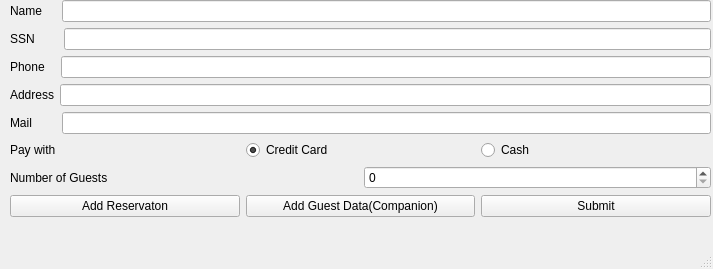
<?xml version="1.0" encoding="UTF-8"?>
<ui version="4.0">
 <class>ReserveRoom</class>
 <widget class="QMainWindow" name="ReserveRoom">
  <property name="geometry">
   <rect>
    <x>0</x>
    <y>0</y>
    <width>713</width>
    <height>269</height>
   </rect>
  </property>
  <property name="windowTitle">
   <string>MainWindow</string>
  </property>
  <widget class="QWidget" name="centralwidget">
   <widget class="QWidget" name="layoutWidget">
    <property name="geometry">
     <rect>
      <x>10</x>
      <y>0</y>
      <width>701</width>
      <height>220</height>
     </rect>
    </property>
    <layout class="QGridLayout" name="gridLayout">
     <item row="0" column="0">
      <layout class="QHBoxLayout" name="horizontalLayout_8">
       <item>
        <widget class="QLabel" name="label">
         <property name="text">
          <string>Name    </string>
         </property>
        </widget>
       </item>
       <item>
        <widget class="QLineEdit" name="lineEdit_Name"/>
       </item>
      </layout>
     </item>
     <item row="2" column="0">
      <layout class="QHBoxLayout" name="horizontalLayout_6">
       <item>
        <widget class="QLabel" name="Phone">
         <property name="text">
          <string>Phone   </string>
         </property>
        </widget>
       </item>
       <item>
        <widget class="QLineEdit" name="lineEdit_Phone"/>
       </item>
      </layout>
     </item>
     <item row="7" column="0">
      <layout class="QHBoxLayout" name="horizontalLayout">
       <item>
        <widget class="QPushButton" name="AddReservation">
         <property name="text">
          <string>Add Reservaton</string>
         </property>
        </widget>
       </item>
       <item>
        <widget class="QPushButton" name="addGuestData">
         <property name="text">
          <string>Add Guest Data(Companion)</string>
         </property>
        </widget>
       </item>
       <item>
        <widget class="QPushButton" name="Submit">
         <property name="text">
          <string>Submit</string>
         </property>
        </widget>
       </item>
      </layout>
     </item>
     <item row="5" column="0">
      <layout class="QHBoxLayout" name="horizontalLayout_3">
       <item>
        <widget class="QLabel" name="Pay">
         <property name="text">
          <string>Pay with</string>
         </property>
        </widget>
       </item>
       <item>
        <widget class="QRadioButton" name="Credit">
         <property name="text">
          <string>Credit Card</string>
         </property>
         <property name="checked">
          <bool>true</bool>
         </property>
        </widget>
       </item>
       <item>
        <widget class="QRadioButton" name="Cash">
         <property name="text">
          <string>Cash</string>
         </property>
        </widget>
       </item>
      </layout>
     </item>
     <item row="4" column="0">
      <layout class="QHBoxLayout" name="horizontalLayout_4">
       <item>
        <widget class="QLabel" name="Mail">
         <property name="text">
          <string>Mail       </string>
         </property>
        </widget>
       </item>
       <item>
        <widget class="QLineEdit" name="lineEdit_Mail"/>
       </item>
      </layout>
     </item>
     <item row="1" column="0">
      <layout class="QHBoxLayout" name="horizontalLayout_7">
       <item>
        <widget class="QLabel" name="SSN">
         <property name="text">
          <string>SSN       </string>
         </property>
        </widget>
       </item>
       <item>
        <widget class="QLineEdit" name="lineEdit_SSN"/>
       </item>
      </layout>
     </item>
     <item row="3" column="0">
      <layout class="QHBoxLayout" name="horizontalLayout_5">
       <item>
        <widget class="QLabel" name="Address">
         <property name="text">
          <string>Address</string>
         </property>
        </widget>
       </item>
       <item>
        <widget class="QLineEdit" name="lineEdit_Address"/>
       </item>
      </layout>
     </item>
     <item row="6" column="0">
      <layout class="QHBoxLayout" name="horizontalLayout_2">
       <item>
        <widget class="QLabel" name="Mail_2">
         <property name="text">
          <string>Number of Guests</string>
         </property>
        </widget>
       </item>
       <item>
        <widget class="QSpinBox" name="nGuests"/>
       </item>
      </layout>
     </item>
    </layout>
   </widget>
  </widget>
  <widget class="QMenuBar" name="menubar">
   <property name="geometry">
    <rect>
     <x>0</x>
     <y>0</y>
     <width>713</width>
     <height>21</height>
    </rect>
   </property>
  </widget>
  <widget class="QStatusBar" name="statusbar"/>
 </widget>
 <resources/>
 <connections/>
</ui>
